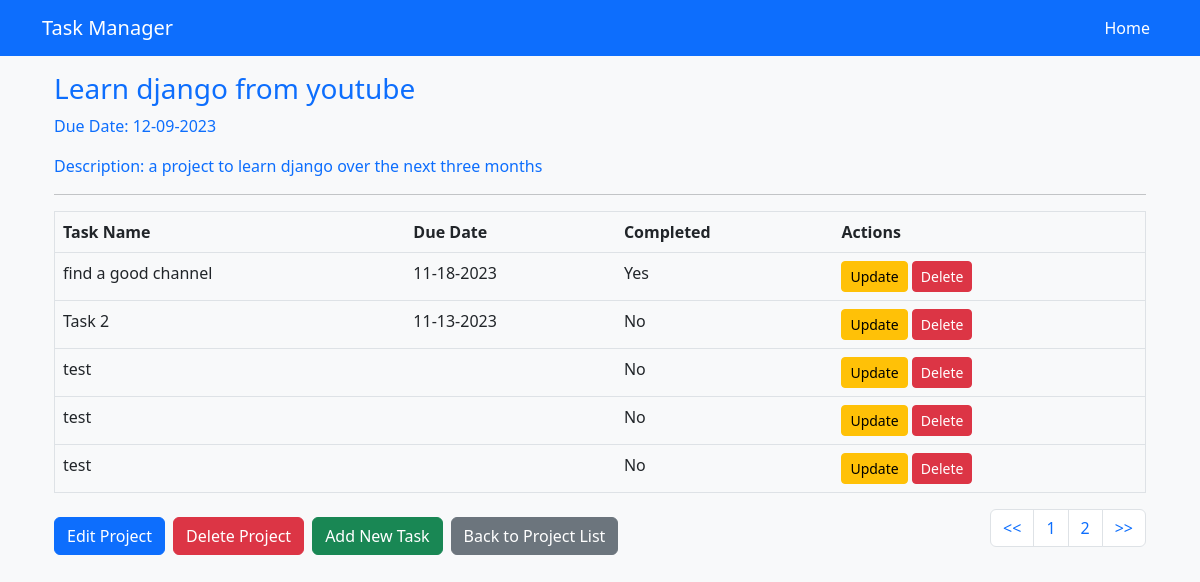
The page /projects/4/ on the database its author committed.
### task_list/models.py (models this page shows, shortened)
class Project(models.Model):
    title = models.CharField(max_length=255)
    description = models.TextField(blank=True)
    created_at = models.DateTimeField(auto_now_add=True)
    due_date = models.DateField(null=True, blank=True)

class Task(models.Model):
    title = models.CharField(max_length=255)
    project = models.ForeignKey(Project, on_delete=models.CASCADE, related_name='tasks')
    created_at = models.DateTimeField(auto_now_add=True)
    due_date = models.DateField(null=True, blank=True)
    completed = models.BooleanField(default=False)

### task_list/views.py (the view)
# urls.py: path('<int:project_id>/', views.project_detail, name='project_detail'),
def project_detail(request, project_id):
    project = get_object_or_404(Project, pk=project_id)
    tasks = project.tasks.all()
    pagination = Paginator(tasks, 5)
    page_number = request.GET.get('page')
    page_obj = pagination.get_page(page_number)
    return render(request, 'project_detail.html', {'project': project, 'tasks': page_obj})

### task_list/templates/project_detail.html (shortened to what this page needs)
{% extends 'base.html' %} {% load humanize %} {% block content %}
<div class="container mt-3">
  <h2 class="h3 text-primary font-weight-bold">{{ project.title }}</h2>
  <p class="font-weight-bold text-primary">
    Due Date: {{ project.due_date | date:"m-d-Y" }}
  </p>
  <p class="font-weight-bold text-primary">
    Description: {{ project.description }}
  </p>
  <hr />
  <table class="table table-responsive border">
    <thead>
      <tr>
        <th scope="col">Task Name</th>
        <th scope="col">Due Date</th>
        <th scope="col">Completed</th>
        <th scope="col">Actions</th>
      </tr>
    </thead>
    <tbody>
      {% for task in tasks %}
      <tr>
        <td>{{ task.title }}</td>
        <td>{{ task.due_date|date:"m-d-Y" }}</td>
        <td>{% if task.completed %}Yes{% else %}No{% endif %}</td>
        <td>
          <a
            href="{% url 'task_update' project_id=project.id task_id=task.id %}"
            class="btn btn-warning btn-sm"
            >Update</a
          >
          <a
            href="{% url 'task_delete' project_id=project.id task_id=task.id %}"
            class="btn btn-danger btn-sm"
            >Delete</a
          >
        </td>
      </tr>
      {% endfor %}
    </tbody>
  </table>
  <div
    class="d-flex flex-wrap gap-2 justify-content-between align-items-center w-100"
  >
    <div class="d-flex gap-2 flex-wrap">
      <a
        href="{% url 'project_update' project_id=project.id %}"
        class="btn btn-primary"
      >
        Edit Project
      </a>
      <button
        type="button"
        class="btn btn-danger"
        data-bs-toggle="modal"
        data-bs-target="#deleteProjectModal"
      >
        Delete Project
      </button>
      <a
        href="{% url 'task_create' project_id=project.id %}"
        class="btn btn-success"
        >Add New Task</a
      >
      <a href="{% url 'project_list' %}" class="btn btn-secondary"
        >Back to Project List</a
      >
    </div>
    <nav aria-label="Page navigation example">
      <ul class="pagination justify-content-end ms-auto">
        <li class="page-item"><a class="page-link" href="?page=1"><<</a></li>
        <li class="page-item">
          <a class="page-link" href="?page={{tasks.number}}"
            >{{ tasks.number}}</a
          >
        </li>
        {% if tasks.has_next %}
        <li class="page-item">
          <a class="page-link" href="?page={{tasks.next_page_number}}"
            >{{tasks.next_page_number}}</a
          >
        </li>
        {% endif %}
        <li class="page-item">
          <a class="page-link" href="?page={{tasks.num_pages}}">>></a>
        </li>
      </ul>
    </nav>
  </div>
</div>
{% endblock %}

### rows shown on the page
Project: title "Learn django from youtube", due_date "12-09-2023", description "a project to learn django over the next three months"
Task: title "find a good channel", due_date "11-18-2023", completed "Yes"
Task: title "Task 2", due_date "11-13-2023", completed "No"
Task: title "test", completed "No"
Task: title "test", completed "No"
Task: title "test", completed "No"

### other values the page prints
{{ tasks.number }} "1"
{{ tasks.next_page_number }} "2"
